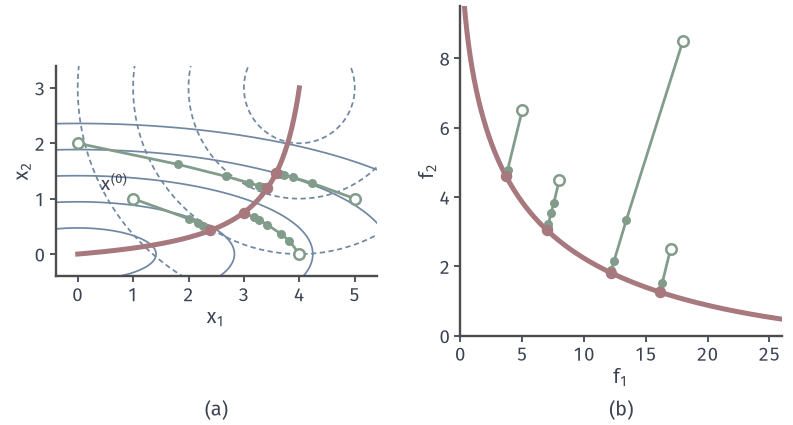

Source code (Python):
from pathlib import Path
import sys
sys.path.insert(0, str(Path(__file__).resolve().parents[1]/"moo-common"))
from moo_fig import *
HERE = Path(__file__).resolve().parent
# MGDA on f1=(x1^2+9x2^2)/2, f2=||x-(4,3)||^2/2 with backtracking (c=1/2,beta=1/2).
fig, axes = figure(width_mm=112, height_mm=60, ncols=2)
panels(fig, .07, .985, .985, .21, .26)
ax = axes[0]; setup(ax, (-.4, 5.4), (-.4, 3.4), range(0, 6), range(0, 4), '$x_1$', '$x_2$', equal=True)
X, Y = np.meshgrid(np.linspace(-.5, 5.5, 400), np.linspace(-.5, 3.5, 400)); F = fm(np.stack([X, Y], -1))
ax.contour(X, Y, F[0], levels=[1, 4, 9, 16, 25], colors=BLUE, linewidths=.7); ax.contour(X, Y, F[1], levels=[.5, 2, 4.5, 8], colors=BLUE, linewidths=.7, linestyles=[(0, (3, 2))])
w = np.linspace(0, 1, 400); C = xm(w); ax.plot(C[:, 0], C[:, 1], color=RED, lw=2, zorder=3)
starts = [(1, 1), (0, 2), (5, 1), (4, 0)]; out = {}
axb = axes[1]; setup(axb, (0, 26), (0, 9.5), range(0, 26, 5), range(0, 10, 2))
Fc = fm(xm(np.linspace(0, 1, 800))); axb.plot(Fc[0], Fc[1], color=RED, lw=2, zorder=3)
for s in starts:
    P, R, A_, T_ = mgda(s, 80); out[str(s)] = P[-1].tolist()
    col = GREEN; ax.plot(P[:, 0], P[:, 1], '-', color=col, lw=1.1, zorder=4); ax.plot(P[:6, 0], P[:6, 1], 'o', color=col, ms=2.6, zorder=5); dot(ax, P[-1], RED, ms=4.6, z=6); hollow(ax, s, GREEN, ms=4.2, z=6)
    V = fm(P).T; axb.plot(V[:, 0], V[:, 1], '-', color=col, lw=1.1, zorder=4); axb.plot(V[:6, 0], V[:6, 1], 'o', color=col, ms=2.6, zorder=5); dot(axb, V[-1], RED, ms=4.6, z=6); hollow(axb, V[0], GREEN, ms=4.2, z=6)
ax.text(.42, 1.14, '$x^{(0)}$', color=INK, fontsize=7.5)
axes[0].set_ylim(-.4, 3.4); tags(fig, axes)
save(fig, HERE, 'figure', {'limits': out}); print(out)
